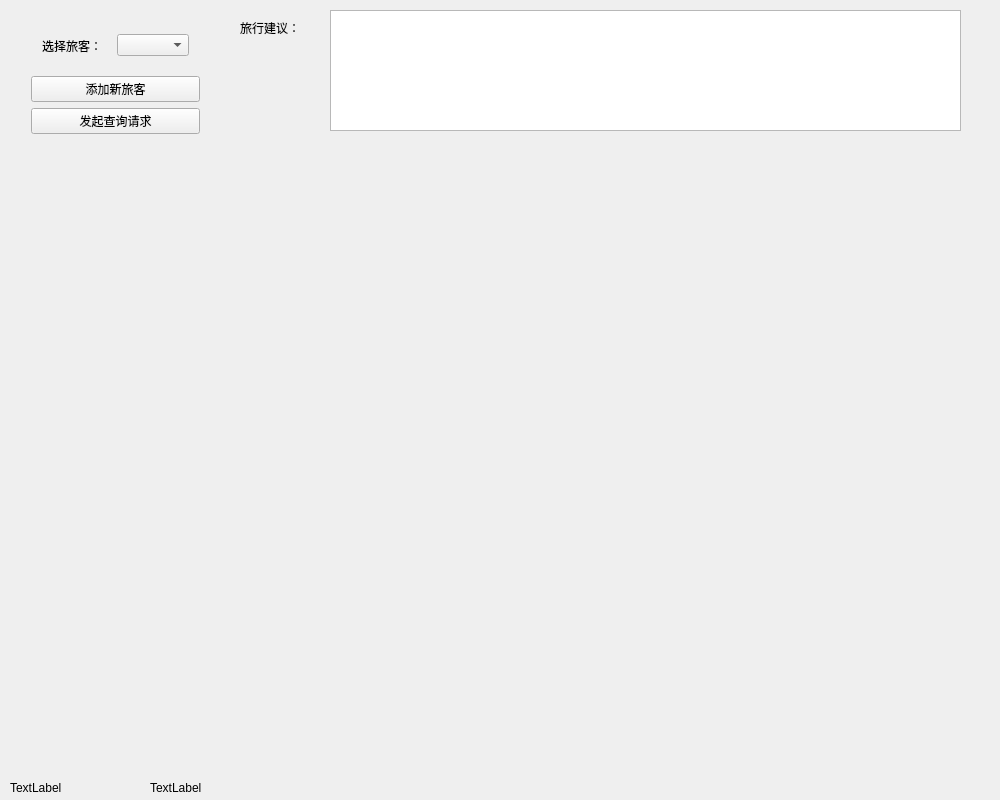
<?xml version="1.0" encoding="UTF-8"?>
<ui version="4.0">
 <class>Widget</class>
 <widget class="QWidget" name="Widget">
  <property name="enabled">
   <bool>true</bool>
  </property>
  <property name="geometry">
   <rect>
    <x>0</x>
    <y>0</y>
    <width>1000</width>
    <height>800</height>
   </rect>
  </property>
  <property name="minimumSize">
   <size>
    <width>1000</width>
    <height>800</height>
   </size>
  </property>
  <property name="maximumSize">
   <size>
    <width>1000</width>
    <height>800</height>
   </size>
  </property>
  <property name="windowTitle">
   <string>Widget</string>
  </property>
  <widget class="QLabel" name="label">
   <property name="geometry">
    <rect>
     <x>240</x>
     <y>20</y>
     <width>72</width>
     <height>15</height>
    </rect>
   </property>
   <property name="text">
    <string>旅行建议：</string>
   </property>
  </widget>
  <widget class="QWidget" name="widget_2" native="true">
   <property name="geometry">
    <rect>
     <x>20</x>
     <y>10</y>
     <width>191</width>
     <height>135</height>
    </rect>
   </property>
   <layout class="QVBoxLayout" name="verticalLayout">
    <item>
     <widget class="QWidget" name="widget" native="true">
      <layout class="QHBoxLayout" name="horizontalLayout">
       <item>
        <widget class="QLabel" name="label_2">
         <property name="text">
          <string>选择旅客：</string>
         </property>
        </widget>
       </item>
       <item>
        <widget class="QComboBox" name="ChooseTraveler"/>
       </item>
      </layout>
     </widget>
    </item>
    <item>
     <widget class="QPushButton" name="AddNewTraveller">
      <property name="text">
       <string>添加新旅客</string>
      </property>
     </widget>
    </item>
    <item>
     <widget class="QPushButton" name="QueryRequest_btn">
      <property name="text">
       <string>发起查询请求</string>
      </property>
     </widget>
    </item>
   </layout>
  </widget>
  <widget class="QLabel" name="date">
   <property name="geometry">
    <rect>
     <x>10</x>
     <y>780</y>
     <width>131</width>
     <height>16</height>
    </rect>
   </property>
   <property name="text">
    <string>TextLabel</string>
   </property>
  </widget>
  <widget class="QLabel" name="hour">
   <property name="geometry">
    <rect>
     <x>150</x>
     <y>780</y>
     <width>91</width>
     <height>16</height>
    </rect>
   </property>
   <property name="text">
    <string>TextLabel</string>
   </property>
  </widget>
  <widget class="mapwidget" name="widget_3" native="true">
   <property name="geometry">
    <rect>
     <x>-10</x>
     <y>0</y>
     <width>1011</width>
     <height>781</height>
    </rect>
   </property>
   <widget class="QTextBrowser" name="textBrowser">
    <property name="geometry">
     <rect>
      <x>340</x>
      <y>10</y>
      <width>631</width>
      <height>121</height>
     </rect>
    </property>
   </widget>
  </widget>
  <zorder>widget_3</zorder>
  <zorder>label</zorder>
  <zorder>widget_2</zorder>
  <zorder>date</zorder>
  <zorder>hour</zorder>
 </widget>
 <layoutdefault spacing="6" margin="11"/>
 <customwidgets>
  <customwidget>
   <class>mapwidget</class>
   <extends>QWidget</extends>
   <header location="global">mapwidget.h</header>
   <container>1</container>
  </customwidget>
 </customwidgets>
 <resources/>
 <connections/>
</ui>
